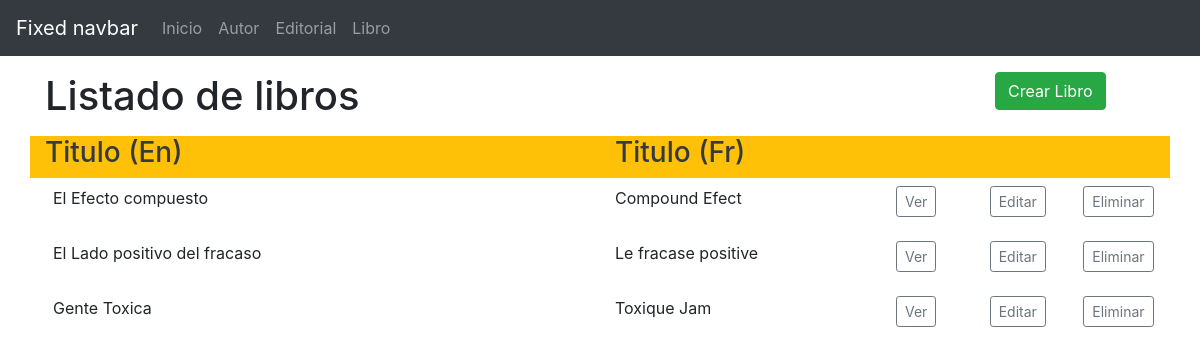
The app's page /libros/ with its own data.
### libros/models.py (models this page shows, shortened)
class Libro(models.Model):
    title_en = models.CharField(max_length=100)
    title_fr = models.CharField(max_length=100)
    autor = models.ManyToManyField(Autor)
    editorial = models.ManyToManyField(Editorial)
    class Meta:
        ordering = ['title_en']

### libros/views.py (the view)
# urls.py: path('libros/', views.Libros, name='libros'),
def Libros(request):
    libros = Libro.objects.all()
    context = {
        'libros': libros
    }
    return render(request, 'libros/libros.html', context)

### libros/templates/libros/libros.html
{% extends "main.html" %}
{% block content %}
       <div class="row  mb-2">
          <div class="col-md-10"><h1>Listado de libros</h1></div>
          <div class="col-md-2"><a class="btn btn-success" href="{% url 'crear-libro' %}" role="button">Crear Libro</a></div>
       </div>
        <div class="row  bg-warning text-dark">
            <div class="col-md-6"><h3>Titulo (En)</h3></div>
            <div class="col-md-3"><h3>Titulo (Fr)</h3></div>
            <div class="col-md-1"></div>
            <div class="col-md-1"></div>
            <div class="col-md-1"></div>
          </div>
{% for libro in libros  %}
          <div class="row p-2 mb-2">
            <div class="col-md-6 ">{{ libro.title_en }}</div>
            <div class="col-md-3 ">{{ libro.title_fr }}</div>
            <div class="col-md-1"><a class="btn btn-outline-secondary btn-sm" href="{% url 'editar-libro' libro.id %}" role="button">Ver</a></div>
            <div class="col-md-1"><a class="btn btn-outline-secondary btn-sm" href="#" role="button">Editar</a></div>
            <div class="col-md-1"><a class="btn btn-outline-secondary btn-sm" href="#" role="button">Eliminar</a></div>
          </div>
{% endfor %}
{% endblock %}

### records on screen
Libro: title_en "El Efecto compuesto", title_fr "Compound Efect"
Libro: title_en "El Lado positivo del fracaso", title_fr "Le fracase positive"
Libro: title_en "Gente Toxica", title_fr "Toxique Jam"
